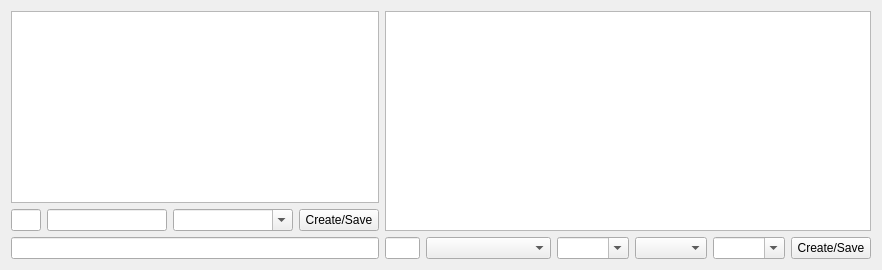
         <widget class="QWidget" name="tab_6">
          <attribute name="title">
           <string>List of Lists</string>
          </attribute>
          <layout class="QHBoxLayout" name="horizontalLayout_25">
           <item>
            <layout class="QVBoxLayout" name="verticalLayout_14">
             <item>
              <widget class="QListView" name="lstLOL"/>
             </item>
             <item>
              <layout class="QHBoxLayout" name="horizontalLayout_24">
               <item>
                <widget class="QLineEdit" name="txtmstrlolID">
                 <property name="minimumSize">
                  <size>
                   <width>30</width>
                   <height>0</height>
                  </size>
                 </property>
                 <property name="maximumSize">
                  <size>
                   <width>30</width>
                   <height>16777215</height>
                  </size>
                 </property>
                </widget>
               </item>
               <item>
                <widget class="QLineEdit" name="txtlolTableName">
                 <property name="minimumSize">
                  <size>
                   <width>120</width>
                   <height>0</height>
                  </size>
                 </property>
                </widget>
               </item>
               <item>
                <widget class="QComboBox" name="cmblolreference">
                 <property name="minimumSize">
                  <size>
                   <width>120</width>
                   <height>0</height>
                  </size>
                 </property>
                 <property name="editable">
                  <bool>true</bool>
                 </property>
                </widget>
               </item>
               <item>
                <widget class="QPushButton" name="cmdcslol">
                 <property name="text">
                  <string>Create/Save</string>
                 </property>
                </widget>
               </item>
              </layout>
             </item>
             <item>
              <widget class="QLineEdit" name="txtLolDescription"/>
             </item>
            </layout>
           </item>
           <item>
            <layout class="QVBoxLayout" name="verticalLayout_13">
             <item>
              <widget class="QTableView" name="tblLOLData">
               <property name="sortingEnabled">
                <bool>true</bool>
               </property>
              </widget>
             </item>
             <item>
              <layout class="QHBoxLayout" name="horizontalLayout_18">
               <item>
                <widget class="QLineEdit" name="lolID">
                 <property name="maximumSize">
                  <size>
                   <width>35</width>
                   <height>16777215</height>
                  </size>
                 </property>
                </widget>
               </item>
               <item>
                <widget class="QComboBox" name="lolReferenceList">
                 <property name="minimumSize">
                  <size>
                   <width>125</width>
                   <height>0</height>
                  </size>
                 </property>
                </widget>
               </item>
               <item>
                <widget class="QComboBox" name="cmbtitleReference">
                 <property name="editable">
                  <bool>true</bool>
                 </property>
                </widget>
               </item>
               <item>
                <widget class="QComboBox" name="lolDataType"/>
               </item>
               <item>
                <widget class="QComboBox" name="lolDefaultItem">
                 <property name="editable">
                  <bool>true</bool>
                 </property>
                </widget>
               </item>
               <item>
                <layout class="QVBoxLayout" name="verticalLayout_12">
                 <item>
                  <widget class="QPushButton" name="cmdcslolItem">
                   <property name="text">
                    <string>Create/Save</string>
                   </property>
                  </widget>
                 </item>
                </layout>
               </item>
              </layout>
             </item>
            </layout>
           </item>
          </layout>
         </widget>
